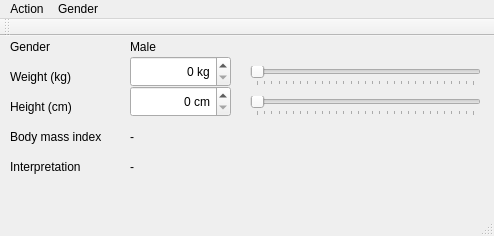
<?xml version="1.0" encoding="UTF-8"?>
<ui version="4.0">
 <class>MainWindow</class>
 <widget class="QMainWindow" name="MainWindow">
  <property name="windowModality">
   <enum>Qt::NonModal</enum>
  </property>
  <property name="geometry">
   <rect>
    <x>0</x>
    <y>0</y>
    <width>494</width>
    <height>236</height>
   </rect>
  </property>
  <property name="windowTitle">
   <string>Body Mass Index Calculator</string>
  </property>
  <widget class="QWidget" name="centralWidget">
   <widget class="QLabel" name="Gender_text">
    <property name="geometry">
     <rect>
      <x>10</x>
      <y>0</y>
      <width>66</width>
      <height>21</height>
     </rect>
    </property>
    <property name="text">
     <string>Gender</string>
    </property>
   </widget>
   <widget class="QLabel" name="Weight_text">
    <property name="geometry">
     <rect>
      <x>10</x>
      <y>30</y>
      <width>91</width>
      <height>21</height>
     </rect>
    </property>
    <property name="text">
     <string>Weight (kg)</string>
    </property>
   </widget>
   <widget class="QLabel" name="Height_text">
    <property name="geometry">
     <rect>
      <x>10</x>
      <y>60</y>
      <width>91</width>
      <height>21</height>
     </rect>
    </property>
    <property name="text">
     <string>Height (cm)</string>
    </property>
   </widget>
   <widget class="QLabel" name="Gender_value">
    <property name="geometry">
     <rect>
      <x>130</x>
      <y>0</y>
      <width>66</width>
      <height>21</height>
     </rect>
    </property>
    <property name="text">
     <string>Male</string>
    </property>
   </widget>
   <widget class="QLabel" name="BMI_text">
    <property name="geometry">
     <rect>
      <x>10</x>
      <y>90</y>
      <width>111</width>
      <height>21</height>
     </rect>
    </property>
    <property name="text">
     <string>Body mass index</string>
    </property>
   </widget>
   <widget class="QLabel" name="Interpretation_text">
    <property name="geometry">
     <rect>
      <x>10</x>
      <y>120</y>
      <width>111</width>
      <height>21</height>
     </rect>
    </property>
    <property name="text">
     <string>Interpretation</string>
    </property>
   </widget>
   <widget class="QLabel" name="BMI_value">
    <property name="geometry">
     <rect>
      <x>130</x>
      <y>90</y>
      <width>66</width>
      <height>21</height>
     </rect>
    </property>
    <property name="text">
     <string>-</string>
    </property>
   </widget>
   <widget class="QLabel" name="Interpretation_value">
    <property name="geometry">
     <rect>
      <x>130</x>
      <y>120</y>
      <width>171</width>
      <height>21</height>
     </rect>
    </property>
    <property name="text">
     <string>-</string>
    </property>
   </widget>
   <widget class="QSpinBox" name="Weight_spinBox">
    <property name="geometry">
     <rect>
      <x>130</x>
      <y>20</y>
      <width>101</width>
      <height>31</height>
     </rect>
    </property>
    <property name="layoutDirection">
     <enum>Qt::LeftToRight</enum>
    </property>
    <property name="alignment">
     <set>Qt::AlignRight|Qt::AlignTrailing|Qt::AlignVCenter</set>
    </property>
    <property name="suffix">
     <string> kg</string>
    </property>
    <property name="prefix">
     <string/>
    </property>
    <property name="maximum">
     <number>300</number>
    </property>
   </widget>
   <widget class="QSpinBox" name="Height_spinBox">
    <property name="geometry">
     <rect>
      <x>130</x>
      <y>50</y>
      <width>101</width>
      <height>31</height>
     </rect>
    </property>
    <property name="alignment">
     <set>Qt::AlignRight|Qt::AlignTrailing|Qt::AlignVCenter</set>
    </property>
    <property name="suffix">
     <string> cm</string>
    </property>
    <property name="maximum">
     <number>300</number>
    </property>
   </widget>
   <widget class="QSlider" name="Weight_horSlider">
    <property name="geometry">
     <rect>
      <x>250</x>
      <y>30</y>
      <width>231</width>
      <height>20</height>
     </rect>
    </property>
    <property name="maximum">
     <number>300</number>
    </property>
    <property name="orientation">
     <enum>Qt::Horizontal</enum>
    </property>
    <property name="tickPosition">
     <enum>QSlider::TicksBelow</enum>
    </property>
   </widget>
   <widget class="QSlider" name="Height_horSlider">
    <property name="geometry">
     <rect>
      <x>250</x>
      <y>60</y>
      <width>231</width>
      <height>20</height>
     </rect>
    </property>
    <property name="maximum">
     <number>300</number>
    </property>
    <property name="orientation">
     <enum>Qt::Horizontal</enum>
    </property>
    <property name="tickPosition">
     <enum>QSlider::TicksBelow</enum>
    </property>
   </widget>
  </widget>
  <widget class="QMenuBar" name="menuBar">
   <property name="geometry">
    <rect>
     <x>0</x>
     <y>0</y>
     <width>494</width>
     <height>27</height>
    </rect>
   </property>
   <widget class="QMenu" name="menuAction">
    <property name="title">
     <string>Action</string>
    </property>
    <addaction name="actionReset"/>
    <addaction name="actionQuit"/>
   </widget>
   <widget class="QMenu" name="menuGender">
    <property name="title">
     <string>Gender</string>
    </property>
    <addaction name="actionMale"/>
    <addaction name="actionFemale"/>
   </widget>
   <addaction name="menuAction"/>
   <addaction name="menuGender"/>
  </widget>
  <widget class="QToolBar" name="mainToolBar">
   <attribute name="toolBarArea">
    <enum>TopToolBarArea</enum>
   </attribute>
   <attribute name="toolBarBreak">
    <bool>false</bool>
   </attribute>
  </widget>
  <widget class="QStatusBar" name="statusBar"/>
  <action name="actionReset">
   <property name="text">
    <string>Reset</string>
   </property>
  </action>
  <action name="actionQuit">
   <property name="text">
    <string>Quit</string>
   </property>
   <property name="menuRole">
    <enum>QAction::QuitRole</enum>
   </property>
  </action>
  <action name="actionMale">
   <property name="checkable">
    <bool>true</bool>
   </property>
   <property name="checked">
    <bool>true</bool>
   </property>
   <property name="enabled">
    <bool>true</bool>
   </property>
   <property name="text">
    <string>Male</string>
   </property>
  </action>
  <action name="actionFemale">
   <property name="checkable">
    <bool>true</bool>
   </property>
   <property name="text">
    <string>Female</string>
   </property>
  </action>
 </widget>
 <layoutdefault spacing="6" margin="11"/>
 <resources/>
 <connections>
  <connection>
   <sender>actionQuit</sender>
   <signal>triggered()</signal>
   <receiver>MainWindow</receiver>
   <slot>close()</slot>
   <hints>
    <hint type="sourcelabel">
     <x>-1</x>
     <y>-1</y>
    </hint>
    <hint type="destinationlabel">
     <x>199</x>
     <y>117</y>
    </hint>
   </hints>
  </connection>
  <connection>
   <sender>Weight_spinBox</sender>
   <signal>valueChanged(int)</signal>
   <receiver>Weight_horSlider</receiver>
   <slot>setValue(int)</slot>
   <hints>
    <hint type="sourcelabel">
     <x>162</x>
     <y>74</y>
    </hint>
    <hint type="destinationlabel">
     <x>286</x>
     <y>79</y>
    </hint>
   </hints>
  </connection>
  <connection>
   <sender>Height_spinBox</sender>
   <signal>valueChanged(int)</signal>
   <receiver>Height_horSlider</receiver>
   <slot>setValue(int)</slot>
   <hints>
    <hint type="sourcelabel">
     <x>171</x>
     <y>105</y>
    </hint>
    <hint type="destinationlabel">
     <x>286</x>
     <y>109</y>
    </hint>
   </hints>
  </connection>
  <connection>
   <sender>Weight_horSlider</sender>
   <signal>valueChanged(int)</signal>
   <receiver>Weight_spinBox</receiver>
   <slot>setValue(int)</slot>
   <hints>
    <hint type="sourcelabel">
     <x>325</x>
     <y>81</y>
    </hint>
    <hint type="destinationlabel">
     <x>172</x>
     <y>65</y>
    </hint>
   </hints>
  </connection>
  <connection>
   <sender>Height_horSlider</sender>
   <signal>valueChanged(int)</signal>
   <receiver>Height_spinBox</receiver>
   <slot>setValue(int)</slot>
   <hints>
    <hint type="sourcelabel">
     <x>307</x>
     <y>111</y>
    </hint>
    <hint type="destinationlabel">
     <x>178</x>
     <y>94</y>
    </hint>
   </hints>
  </connection>
  <connection>
   <sender>actionMale</sender>
   <signal>triggered(bool)</signal>
   <receiver>actionFemale</receiver>
   <slot>toggle()</slot>
   <hints>
    <hint type="sourcelabel">
     <x>-1</x>
     <y>-1</y>
    </hint>
    <hint type="destinationlabel">
     <x>-1</x>
     <y>-1</y>
    </hint>
   </hints>
  </connection>
  <connection>
   <sender>actionFemale</sender>
   <signal>triggered(bool)</signal>
   <receiver>actionMale</receiver>
   <slot>toggle()</slot>
   <hints>
    <hint type="sourcelabel">
     <x>-1</x>
     <y>-1</y>
    </hint>
    <hint type="destinationlabel">
     <x>-1</x>
     <y>-1</y>
    </hint>
   </hints>
  </connection>
 </connections>
</ui>
